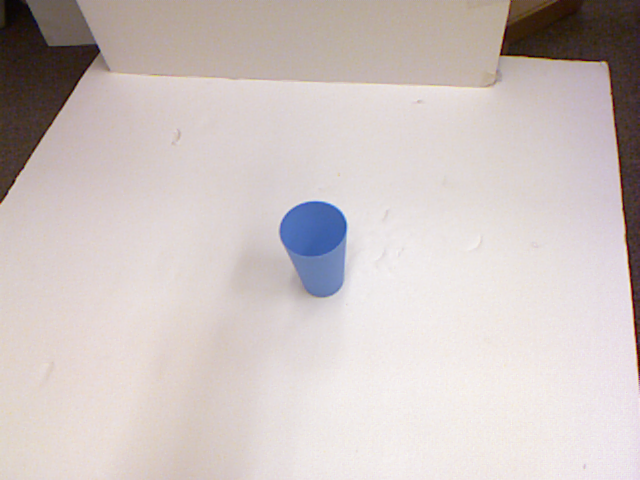
#> input picture samples/pcd0312r.png, 640 x 480 px
$ python sobel_edge_detection.py   (older library calls are emulated)
#> lines starting #> are read from the running program, lines starting #| are printed output that depends on the picture
import cv2
import numpy as np
from matplotlib import pyplot as plt

img = cv2.imread('samples/pcd0312r.png',0)
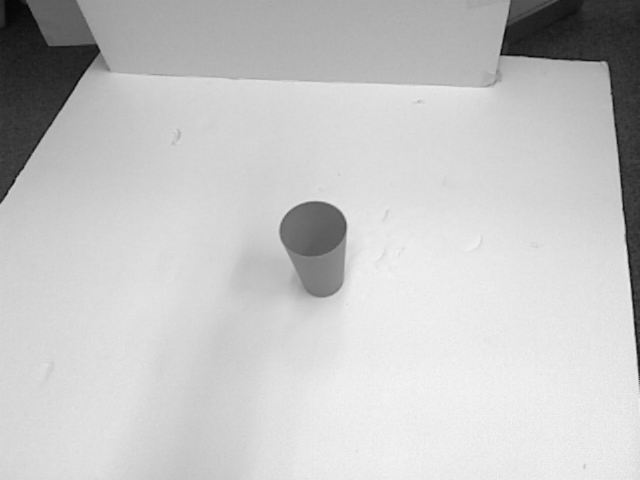
#> img: shape (480, 640); min 5, max 248, mean 197.3

kernel = np.ones((5,5),np.float32)/25
img = cv2.filter2D(img,-1,kernel)

laplacian = cv2.Laplacian(img,cv2.CV_64F)
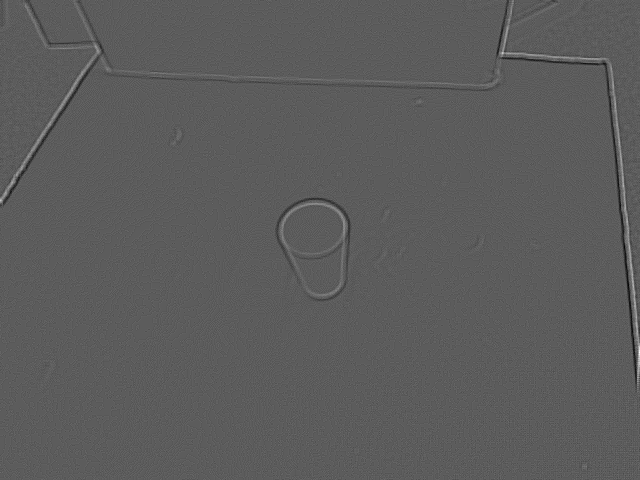
#> laplacian: shape (480, 640) float64; min -26, max 46, mean 0; drawn with min black and max white
sobelx = cv2.Sobel(img,cv2.CV_64F,1,0,ksize=5)
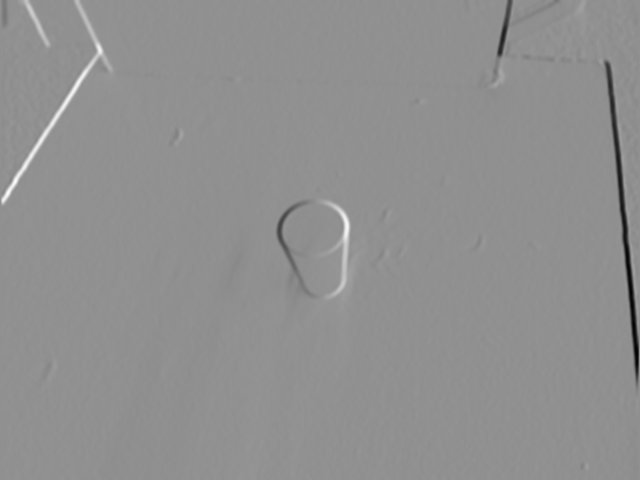
#> sobelx: shape (480, 640) float64; min -4815, max 3670, mean -10; drawn with min black and max white
sobely = cv2.Sobel(img,cv2.CV_64F,0,1,ksize=5)
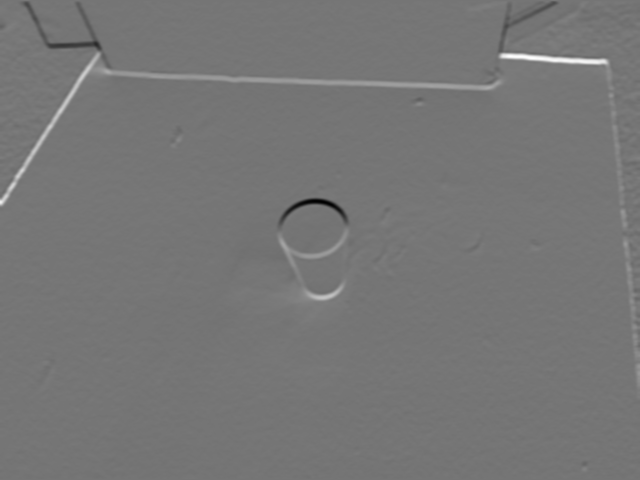
#> sobely: shape (480, 640) float64; min -3081, max 3601, mean 24.1; drawn with min black and max white

plt.subplot(2,2,1),plt.imshow(img,cmap = 'gray')
plt.title('Original'), plt.xticks([]), plt.yticks([])
plt.subplot(2,2,2),plt.imshow(sobely + sobelx ,cmap = 'binary')
plt.title('Laplacian'), plt.xticks([]), plt.yticks([])
plt.subplot(2,2,3),plt.imshow(sobelx,cmap = 'binary')
plt.title('Sobel X'), plt.xticks([]), plt.yticks([])
plt.subplot(2,2,4),plt.imshow(sobely,cmap = 'binary')
plt.title('Sobel Y'), plt.xticks([]), plt.yticks([])

plt.show()
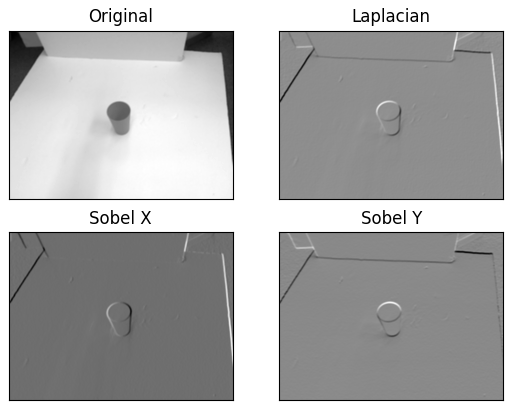
#> figure drawn by matplotlib, 4 panels
